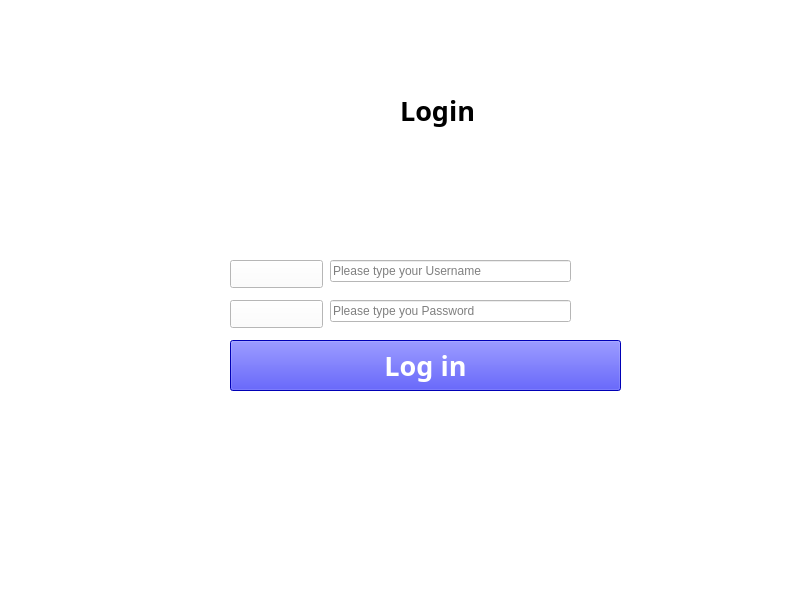
<?xml version="1.0" encoding="UTF-8"?>
<ui version="4.0">
 <class>MainWindow</class>
 <widget class="QMainWindow" name="MainWindow">
  <property name="geometry">
   <rect>
    <x>0</x>
    <y>0</y>
    <width>800</width>
    <height>600</height>
   </rect>
  </property>
  <property name="windowTitle">
   <string>MainWindow</string>
  </property>
  <property name="styleSheet">
   <string notr="true">background:white;</string>
  </property>
  <widget class="QWidget" name="centralwidget">
   <widget class="QLineEdit" name="lineEdit">
    <property name="geometry">
     <rect>
      <x>330</x>
      <y>260</y>
      <width>241</width>
      <height>22</height>
     </rect>
    </property>
    <property name="text">
     <string/>
    </property>
    <property name="placeholderText">
     <string>Please type your Username</string>
    </property>
   </widget>
   <widget class="QLineEdit" name="lineEdit_2">
    <property name="geometry">
     <rect>
      <x>330</x>
      <y>300</y>
      <width>241</width>
      <height>22</height>
     </rect>
    </property>
    <property name="placeholderText">
     <string>Please type you Password</string>
    </property>
   </widget>
   <widget class="QPushButton" name="pushButton">
    <property name="geometry">
     <rect>
      <x>230</x>
      <y>340</y>
      <width>391</width>
      <height>51</height>
     </rect>
    </property>
    <property name="font">
     <font>
      <family>VNI-Avo</family>
      <pointsize>20</pointsize>
      <weight>75</weight>
      <bold>true</bold>
     </font>
    </property>
    <property name="styleSheet">
     <string notr="true">background:blue;color:white;</string>
    </property>
    <property name="text">
     <string>Log in</string>
    </property>
   </widget>
   <widget class="QLabel" name="label">
    <property name="geometry">
     <rect>
      <x>400</x>
      <y>80</y>
      <width>101</width>
      <height>61</height>
     </rect>
    </property>
    <property name="font">
     <font>
      <family>VNI-Avo</family>
      <pointsize>20</pointsize>
      <weight>75</weight>
      <bold>true</bold>
     </font>
    </property>
    <property name="text">
     <string>Login</string>
    </property>
   </widget>
   <widget class="QPushButton" name="pushButton_2">
    <property name="geometry">
     <rect>
      <x>230</x>
      <y>260</y>
      <width>93</width>
      <height>28</height>
     </rect>
    </property>
    <property name="text">
     <string/>
    </property>
    <property name="icon">
     <iconset>
      <normaloff>../../../Downloads/11185794_user_person_profile_avatar_people_icon.png</normaloff>../../../Downloads/11185794_user_person_profile_avatar_people_icon.png</iconset>
    </property>
   </widget>
   <widget class="QPushButton" name="pushButton_3">
    <property name="geometry">
     <rect>
      <x>230</x>
      <y>300</y>
      <width>93</width>
      <height>28</height>
     </rect>
    </property>
    <property name="text">
     <string/>
    </property>
    <property name="icon">
     <iconset>
      <normaloff>../../../Downloads/115716_lock_unlock_password_secure_security_icon.png</normaloff>../../../Downloads/115716_lock_unlock_password_secure_security_icon.png</iconset>
    </property>
   </widget>
   <widget class="QLabel" name="label_2">
    <property name="geometry">
     <rect>
      <x>350</x>
      <y>140</y>
      <width>171</width>
      <height>111</height>
     </rect>
    </property>
    <property name="text">
     <string/>
    </property>
    <property name="pixmap">
     <pixmap>../../../Downloads/7606782_work from home_stay_home_online_working_icon.png</pixmap>
    </property>
    <property name="scaledContents">
     <bool>true</bool>
    </property>
   </widget>
  </widget>
  <widget class="QMenuBar" name="menubar">
   <property name="geometry">
    <rect>
     <x>0</x>
     <y>0</y>
     <width>800</width>
     <height>26</height>
    </rect>
   </property>
  </widget>
  <widget class="QStatusBar" name="statusbar"/>
 </widget>
 <resources/>
 <connections/>
</ui>
